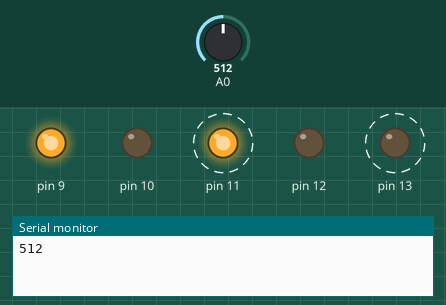
Simulated run of this sketch. Board: Arduino Uno, built with avr-gcc and run on an emulated ATmega328P. Parts: output pins drawn as LEDs (lit = HIGH), the last lines printed to the serial monitor. Dashed ring = blinking. Inputs (shaded band) come from the test bench; at power-on: A0 = 512.

Above: at 0.5 s.
1.3 s: A0 set to 190
At 2.3 s:
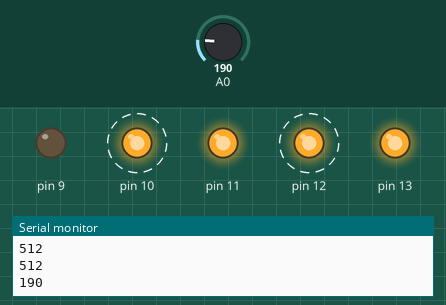
4.3 s: A0 set to 90
At 5.3 s:
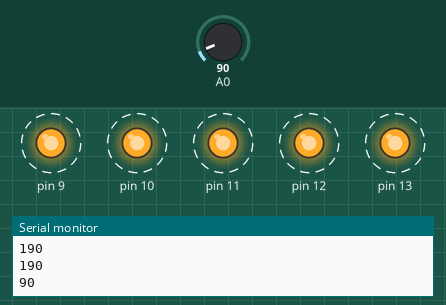
7.3 s: A0 set to 110
At 8.3 s:
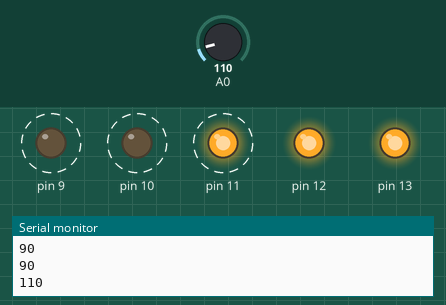
10.3 s: A0 set to 210
At 11.7 s:
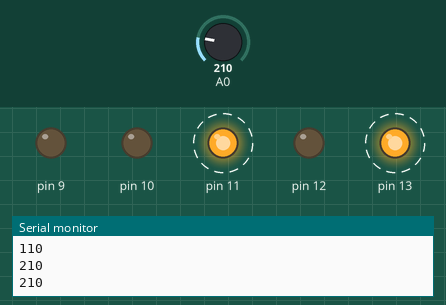
Timing chart, 0 to 14.3 s (numbered marks = the images above; inputs shaded):
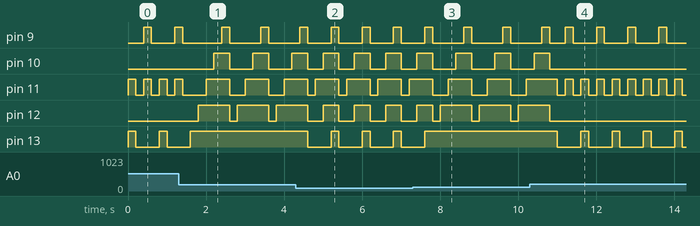

Measured:
- after the input at 1.3 s, pin 10: alternates HIGH for 0.40 s and LOW for 0.60 s, starting after 0.90 s; pin 12: alternates HIGH for 0.80 s and LOW for 0.20 s, starting after 0.50 s; pin 13: goes on until 1.6 s, then stays HIGH
- after the input at 4.3 s, pin 13: alternates HIGH for 0.20 s and LOW for 0.60 s, starting after 0.30 s
- after the input at 7.3 s, pin 13: goes on until 7.6 s, then stays HIGH
- after the input at 10.3 s, pin 10, pin 12: goes on until 10.8 s, then stays LOW; pin 11: alternates HIGH for 0.20 s and LOW for 0.20 s, starting after 0.71 s; pin 13: alternates HIGH for 0.20 s and LOW for 0.60 s, starting after 0.71 s
- by itself, pin 11: alternates HIGH for 0.60 s and LOW for 0.40 s
- by itself, pin 13: alternates HIGH for 0.20 s and LOW for 0.60 s

The sketch:

2_Reostat6.ino
```cpp
int a=0;
void setup() {
  pinMode(13,OUTPUT);
  pinMode(12,OUTPUT);
  pinMode(11,OUTPUT);
  pinMode(10,OUTPUT);
  pinMode(9,OUTPUT);
  Serial.begin(9600);
}

void loop() {
  a=analogRead(A0);
  Serial.println(analogRead(A0));
  if(a<100){
    digitalWrite(13,0);
    digitalWrite(12,0);
    digitalWrite(11,0);
    digitalWrite(10,0);
    digitalWrite(9,0);

    delay(200);
    digitalWrite(11,1);
    delay(200);
    digitalWrite(12,1);
    digitalWrite(10,1);
    delay(200);
    digitalWrite(13,1);
    digitalWrite(9,1);
    delay(200);

}
  if(a>100 and a<200){
    digitalWrite(13,0);
    digitalWrite(12,0);
    digitalWrite(11,0);
    digitalWrite(10,0);
    digitalWrite(9,0);

    digitalWrite(13,1);
    delay(200);
    digitalWrite(12,1);
    delay(200);
    digitalWrite(11,1);
    delay(200);
    digitalWrite(10,1);
    delay(200);
    digitalWrite(9,1);
    delay(200);
}
  if(a>200){
    digitalWrite(13,0);
    digitalWrite(12,0);
    digitalWrite(11,0);
    digitalWrite(10,0);
    digitalWrite(9,0);

    digitalWrite(13,1);
    digitalWrite(11,1);
    delay(200);
    digitalWrite(13,0);
    digitalWrite(11,0);
    delay(200);
    digitalWrite(11,1);
    digitalWrite(9,1);
    delay(200);
    digitalWrite(11,0);
    digitalWrite(9,0);
    delay(200);

}
  if(a<400){
//digitalWrite();
}
  if(a<500){
//digitalWrite();
}
  if(a>500){
//digitalWrite(13,1);
}

}
```
